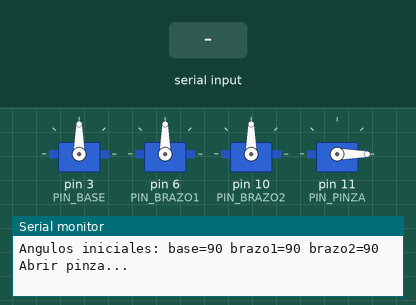
Simulated run of this sketch. Board: Arduino Uno, built with avr-gcc and run on an emulated ATmega328P. Shown: 4 × servo, the last lines printed to the serial monitor. The test bench sets the inputs (shaded band).

Above: at 1.1 s.
At 3.0 s:
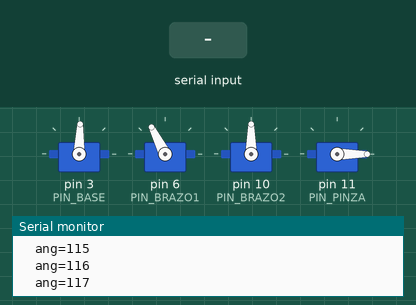
3.1 s: "1" received over Serial
At 3.8 s:
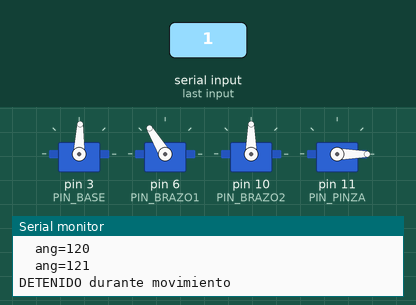
4.6 s: "0" received over Serial
Timing chart, 0 to 7.6 s (numbered marks = the images above; inputs shaded):
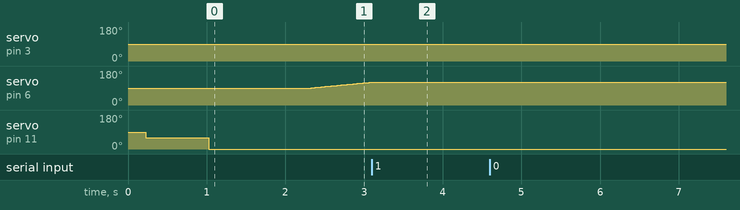

The sketch:

sequence_b2_f6.ino
```cpp
/*
  sequence_b2_f6.ino

  Secuencia preconfigurada: coger pieza en B2, mover a F6, soltar, volver a base.

  ATENCIÓN: Algunos ángulos pueden estar fuera del rango seguro de tus
  servos. Ejecuta bajo tu responsabilidad y detén con cualquier caracter
  por Serial si algo zumba o choca.

*/

#include <Servo.h>

#define PIN_BASE   3
#define PIN_BRAZO1 6
#define PIN_BRAZO2 10
#define PIN_PINZA  11

// --- Posiciones de inicio (BASE) ---
const int START_BASE   = 90;
const int START_BRAZO1 = 90;
const int START_BRAZO2 = 90;
const int START_PINZA  = 60; // pinza cerrada

// --- Posición B2 (recoger) ---
const int B2_BASE   = 88; // proporcionado
const int B2_BRAZO1 = 140;
const int B2_BRAZO2 = 172;

// --- Posición F6 (depositar) ---
const int F6_BASE   = 130;
const int F6_BRAZO1 = 30;
const int F6_BRAZO2 = 140;

// Pinza
const int PINZA_ABIERTA = 0;
const int PINZA_CERRADA = 60;

// Velocidad y pausas
const unsigned int MS_POR_PASO = 25; // ms por grado (suave y responsivo)
const unsigned long PAUSA_ENTREPASOS = 600; // ms
const unsigned long PAUSA_ESTABILIZAR = 250; // ms para asentar posición

Servo servoBase;
Servo servoBrazo1;
Servo servoBrazo2;
Servo servoPinza;

int angBase, angBrazo1, angBrazo2;
bool detenido = false;

void moveServoTo(Servo &s, int &currentAngle, int target, unsigned int msPaso);
void moverBase(int targetBase);
void moverBrazos(int targetB1, int targetB2, bool brazo2Primero = false);
void abrirPinza();
void cerrarPinza();
int clampAngle(int a);

void setup() {
  Serial.begin(9600);
  delay(200);

  servoBase.attach(PIN_BASE);
  servoBrazo1.attach(PIN_BRAZO1);
  servoBrazo2.attach(PIN_BRAZO2);
  servoPinza.attach(PIN_PINZA);

  Serial.println();
  Serial.println(F("sequence_b2_f6: iniciando secuencia"));
  Serial.println(F("Enviar cualquier caracter por Serial para detener."));

  angBase = clampAngle(START_BASE);
  angBrazo1 = clampAngle(START_BRAZO1);
  angBrazo2 = clampAngle(START_BRAZO2);

  servoBase.write(angBase);
  servoBrazo1.write(angBrazo1);
  servoBrazo2.write(angBrazo2);
  servoPinza.write(START_PINZA);
  delay(800);

  Serial.print(F("Angulos iniciales: base=")); Serial.print(angBase);
  Serial.print(F(" brazo1=")); Serial.print(angBrazo1);
  Serial.print(F(" brazo2=")); Serial.println(angBrazo2);

  // 1) Abrir pinza antes de bajar a B2
  abrirPinza();

  // 2) Ir a B2: primero base, luego brazos juntos
  moverBase(B2_BASE);
  if (detenido) return;
  moverBrazos(B2_BRAZO1, B2_BRAZO2);
  if (detenido) return;

  // 3) Cerrar pinza para agarrar
  cerrarPinza();

  // 4) Volver a la posición inicial con la pieza en la pinza
  Serial.println(F("Regresando a la posicion inicial con la pieza..."));
  moverBase(START_BASE);
  if (detenido) return;
  moverBrazos(START_BRAZO1, START_BRAZO2);
  if (detenido) return;

  Serial.println(F("Posicion inicial alcanzada. Esperando antes de ir a F6..."));
  delay(2000);

  // 5) Ir a F6 cargando la pieza
  Serial.println(F("Moviendo a F6 con pieza..."));
  moverBase(F6_BASE);
  if (detenido) return;
  moverBrazos(F6_BRAZO1, F6_BRAZO2);
  if (detenido) return;

  // 6) Soltar en F6
  abrirPinza();

  // 7) Volver a base con la pinza abierta (pieza dejada en F6)
  Serial.println(F("Volviendo a base con la pinza abierta..."));
  // Primero retraer el brazo que eleva, luego el otro brazo y finalmente la base.
  delay(300); // pequeña pausa para asegurarnos que la pieza cae
  moverBrazos(START_BRAZO1, START_BRAZO2, true);
  if (detenido) return;
  moverBase(START_BASE);
  if (detenido) return;

  Serial.println(F("Secuencia completada."));
}

void loop() {
  if (Serial.available() > 0) {
    while (Serial.available() > 0) Serial.read();
    detenido = true;
    Serial.println(F("DETENIDO por entrada serial."));
  }
  delay(100);
}

// Mueve un servo desde su ángulo actual hasta 'target' en pasos de 1 grado.
// Actualiza la variable de estado pasada por referencia (currentAngle).
void moveServoTo(Servo &s, int &currentAngle, int target, unsigned int msPaso) {
  target = clampAngle(target);
  if (currentAngle == target) {
    Serial.print(F("Servo ya en objetivo: "));
    Serial.println(target);
    return;
  }
  Serial.print(F("Moviendo servo a: "));
  Serial.println(target);
  while (currentAngle != target) {
    if (Serial.available() > 0) { while (Serial.available() > 0) Serial.read(); detenido = true; Serial.println(F("DETENIDO durante movimiento")); return; }
    if (currentAngle < target) currentAngle++; else currentAngle--;
    s.write(currentAngle);
    Serial.print(F("  ang=")); Serial.println(currentAngle);
    delay(msPaso);
  }
}

// Girar base (usa moveServoTo para consistencia)
void moverBase(int targetBase) {
  Serial.print(F("Girando base a: "));
  Serial.println(targetBase);
  moveServoTo(servoBase, angBase, targetBase, MS_POR_PASO);
  delay(PAUSA_ESTABILIZAR);
}

// Mover brazos secuencialmente con opción de invertir el orden
void moverBrazos(int targetB1, int targetB2, bool brazo2Primero = false) {
  if (!brazo2Primero) {
    Serial.print(F("Moviendo brazo1 a: "));
    Serial.println(targetB1);
    moveServoTo(servoBrazo1, angBrazo1, targetB1, MS_POR_PASO);
    if (detenido) return;
    delay(PAUSA_ESTABILIZAR);

    Serial.print(F("Moviendo brazo2 a: "));
    Serial.println(targetB2);
    moveServoTo(servoBrazo2, angBrazo2, targetB2, MS_POR_PASO);
    if (detenido) return;
    delay(PAUSA_ESTABILIZAR);
  } else {
    Serial.print(F("Moviendo brazo2 a: "));
    Serial.println(targetB2);
    moveServoTo(servoBrazo2, angBrazo2, targetB2, MS_POR_PASO);
    if (detenido) return;
    delay(PAUSA_ESTABILIZAR);

    Serial.print(F("Moviendo brazo1 a: "));
    Serial.println(targetB1);
    moveServoTo(servoBrazo1, angBrazo1, targetB1, MS_POR_PASO);
    if (detenido) return;
    delay(PAUSA_ESTABILIZAR);
  }
}

void abrirPinza() {
  Serial.println(F("Abrir pinza..."));
  servoPinza.write(PINZA_ABIERTA);
  delay(1000);
}

void cerrarPinza() {
  Serial.println(F("Cerrar pinza..."));
  servoPinza.write(PINZA_CERRADA);
  delay(1000);
}

int clampAngle(int a) {
  if (a < 0) return 0;
  if (a > 180) return 180;
  return a;
}
```

Measured:
- after the input at 3.1 s, servo on pin 6 (PIN_BRAZO1): stays 121° (without the input it goes to 122° after 0.01 s); servo on pin 10 (PIN_BRAZO2): stays 90° (without the input it goes to 91° after 0.75 s)
